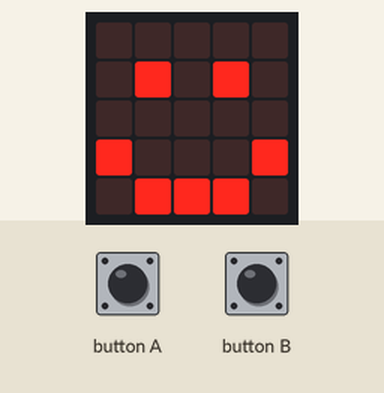
The program below on a simulated BBC micro:bit (MakeCode). On the bench: the board's 5×5 LED display. Inputs (shaded band) come from the test bench.

Above: at 1.8 s.
1.9 s: button A pressed for 0.15 s
At 2.6 s:
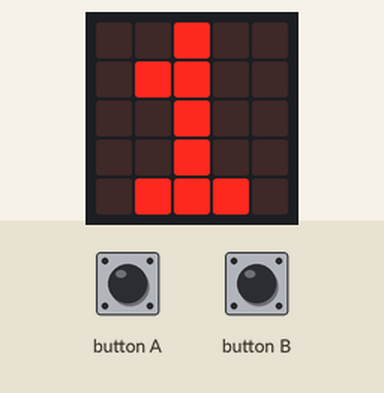
3.5 s: button B pressed for 0.15 s
At 5.0 s:
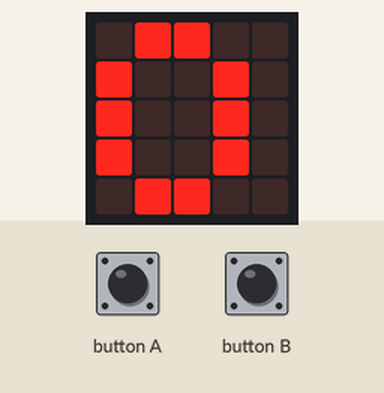
Timing chart, 0 to 6.5 s (numbered marks = the images above; inputs shaded):
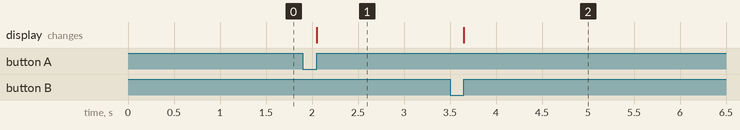

The program:

main.ts
```typescript
// (licence header left out)
// setting up for game
basic.clearScreen()
basic.showIcon(IconNames.Happy)

let cookies = 0

// starting the game
input.onButtonPressed(Button.A, function () {
    cookies = cookies + 1
    basic.showNumber(cookies)
})

// resetting game
input.onButtonPressed(Button.B, function () {
    cookies = 0
    basic.clearScreen()
    basic.showNumber(cookies)
})
```

Measured:
- after the input at 1.9 s, the display: changes after 0.15 s (image 1)
- after the input at 3.5 s, the display: changes after 0.15 s (image 2)
